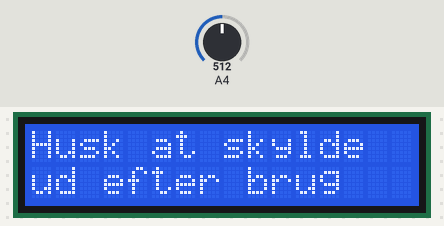
A sketch run on a simulated Arduino Uno, built with avr-gcc and run on an emulated ATmega328P. Shown: 16×2 character LCD. The test bench sets the inputs (shaded band); at power-on: A4 = 512.

Above: at 1.2 s.
1.3 s: A4 set to 412
2.8 s: A4 set to 381
At 2.81 s:
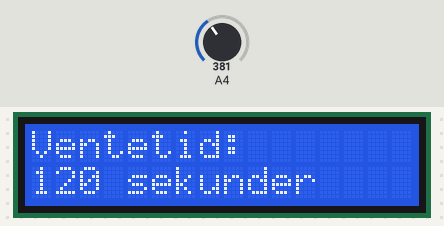
At 9.3 s:
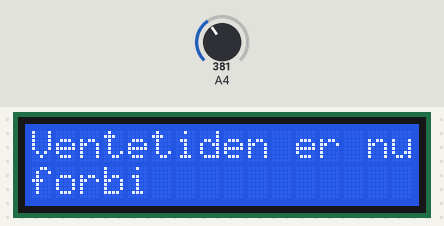

Measured:
- the behaviour switches between 400 and 399 on A4 (found by bisection; images 0 and 1)
- after the input at 1.3 s, every drawn part: stays the same
- after the input at 2.8 s, the display: changes at once (image 1)

The sketch:

LEDsk_rm.ino
```cpp
boolean lockavi = true;


#include <LiquidCrystal.h>
int toilet;
boolean timer = false;
LiquidCrystal lcd(0,1,7,8,9,10);
int switchState = 0;
int prevSwitchState = 0;
int reply;
int i = 120;

void setup()
{
	lcd.begin(16,2);

}
void loop(){
	if (!timer){
		lcd.setCursor(0,0);
		lcd.print ("Husk at skylde  ");
		lcd.setCursor(0,1);
		lcd.print ("ud efter brug");
		toilet = analogRead(A4);
	}

	if (toilet < 400 && !timer){
		timer = true;
		lcd.setCursor(0,0);
		lcd.print ("                 ");
		lcd.setCursor(0,1);
		lcd.print ("                 ");
		lcd.setCursor(0,0);
		lcd.print ("Ventetid:");
		lcd.setCursor(4,1);
		lcd.print ("sekunder");
	}
	if (timer){
		if (i>0){
			lcd.setCursor(0,1);
			lcd.print(i);
			i--;
		}
		if (i==99){
			lcd.setCursor(2,1);
			lcd.print(" ");
			lcd.setCursor(3,1);
			lcd.print ("sekunder  ");
			i--;
		}
		if (i==9){
			lcd.setCursor(1,1);
			lcd.print(" ");
			lcd.setCursor(2,1);
			lcd.print ("sekunder  ");
			i--;
		}
		if (i==0){
			lcd.setCursor(0,0);
			lcd.print ("Ventetiden er nu");
			lcd.setCursor(0,1);
			lcd.print ("forbi             ");
			boolean lockavi = true;

		}
		if (i==0 && timer){
			delay(2000);
			timer = false;
			i = 120;
		}
		delay(50);
	}
}
```
